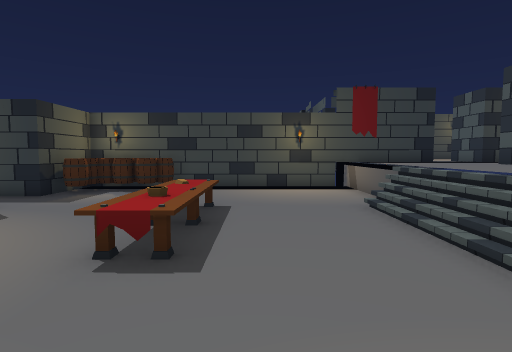
view 1 (above)

18 first-person views from a walk through a scene from a Unity 3-D project. The camera is 1.3 m above the floor, tilts 4° down and sees 80° across. The floor is counted in squares, 1 m on a side. Each view is taken from the middle of a square. On the plan, view 1 faces up. The plan holds only what a view shows up to about 14 squares ahead; the rest is blank. The place goes on beyond the plan. Door leaves are left out, so doorways stand open.

view 2
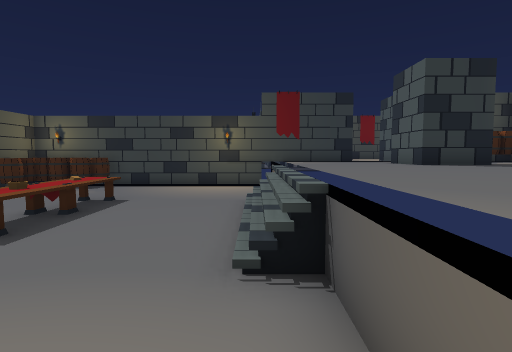

view 3
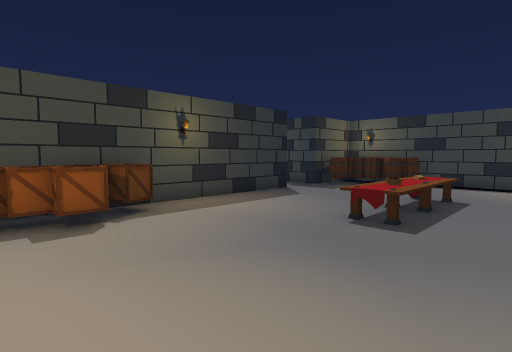

view 4
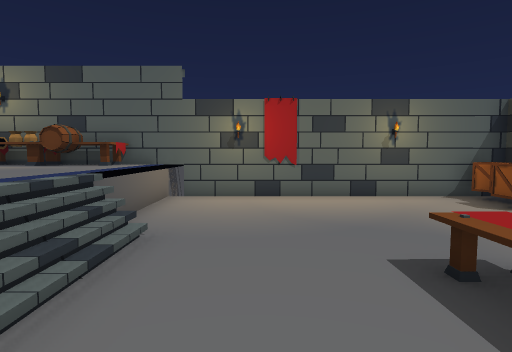

view 5
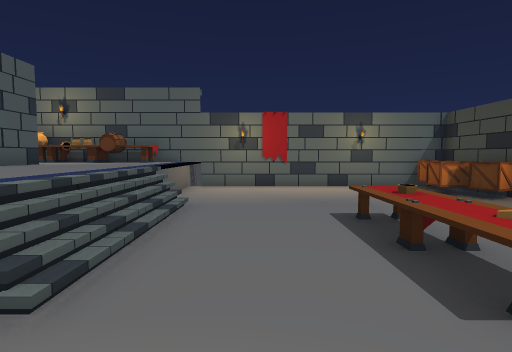

view 6
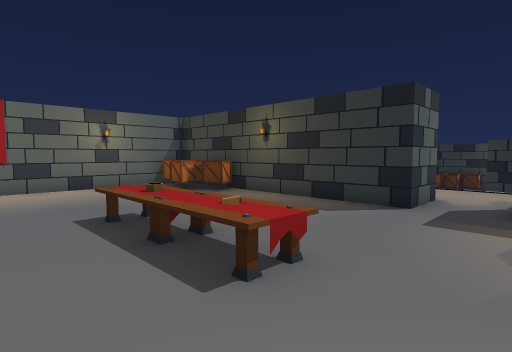

view 7
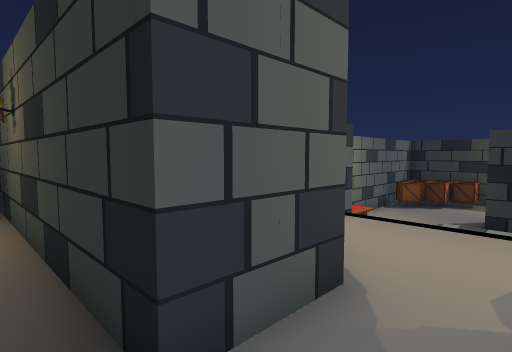

view 8
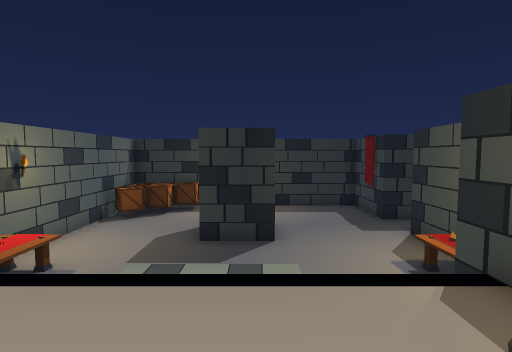

view 9
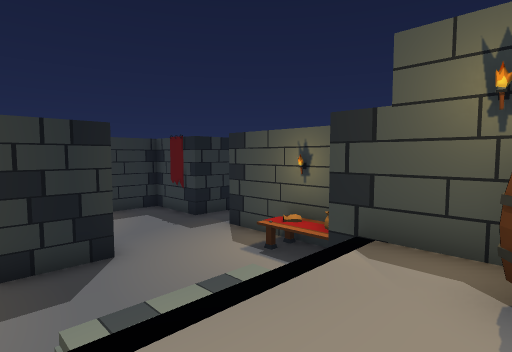

view 10
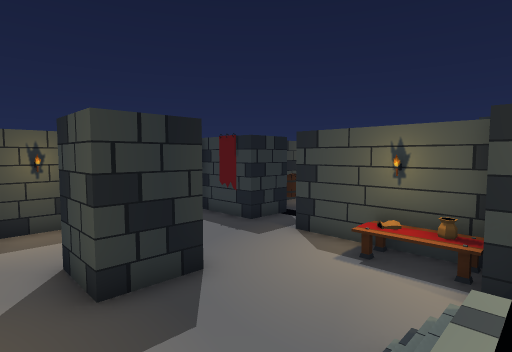

view 11
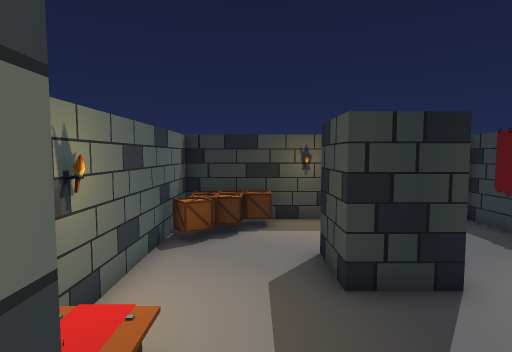

view 12
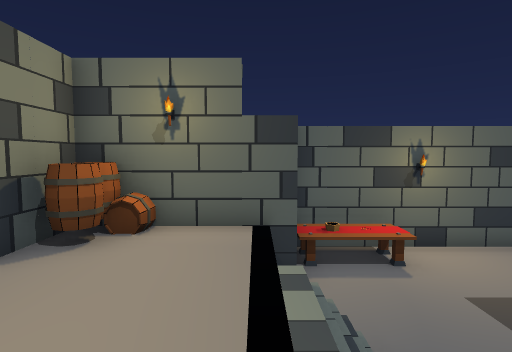

view 13
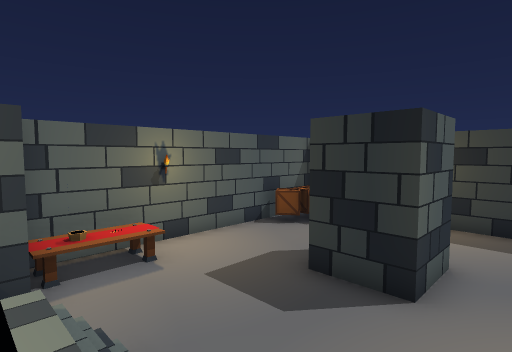

view 14
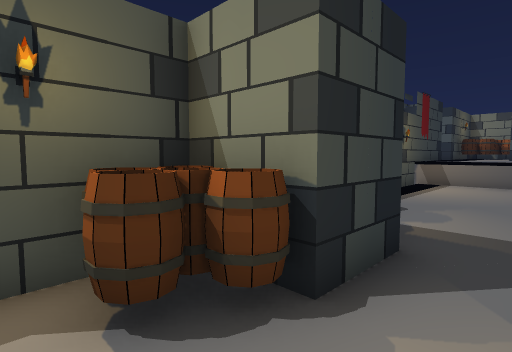

view 15
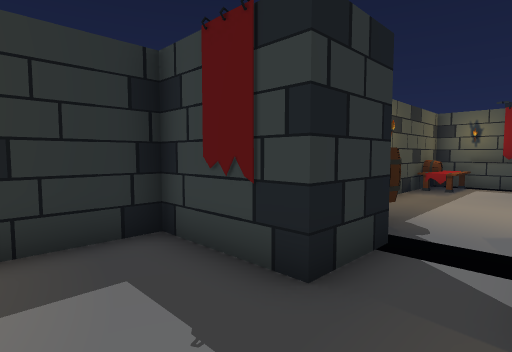

view 16
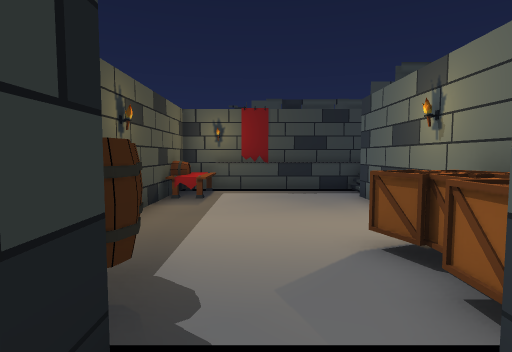

view 17
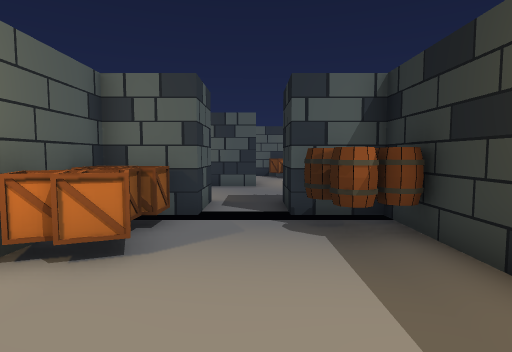

view 18
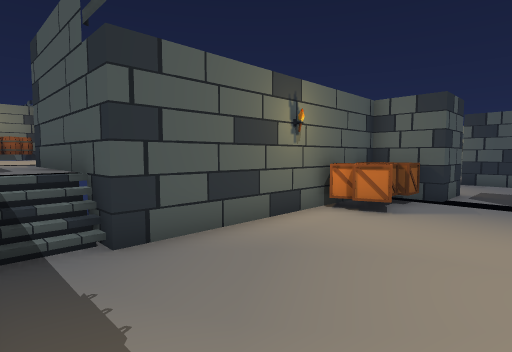

### Floor plan
Key: @ floor where view 1 was taken; # wall or solid block; . main floor; - floor 1 m lower than the main floor; / step, stairs or slope; D open door; ^ raised ledge; B barrel; T table; P pot; C crate; A banner; I pillar; O other object.
Columns run from 23 left of view 1 to 6 right of it. Each row starts with its distance up from view 1.
 26  #######^
 25  #T-A---/
 24  BB-----/
 23  #T-----#####
 22  #------#
 21  #------#
 20  #------#
 19  #------#
 18  #----CC
 17  #BB--C#
 16  #OB--CO
 15  ###DD##
 14 ####--#####
 13 #-A-----PPT     ^^^^^#########
 12 #----------#### #  OB...   ^^^
 11 #----------..BO #BBB.......^^^
 10 #----------..BB##B.........^^^
  9 #---###---/....DD..........^^^
  8 #---I#I---/....DD....TT....^^^
  7 #----------...B##....OT.../^^^
  6 #C---------..BB #....TT.../^^^
  5 #CC-----TT#^#B^ #....PT.../^^^
  4 #OCC----  T     #....TT.../^^^
  3 ###########     #........./^^^
  2                 #........./^^^
  1                 #C.........^^^
  0                 #CC....@...^^^
 -1                 #CC........^TB
 -2                 #C.....A...^TT
 -3                 ##############
 -4                            #

Positions as (right, up) in squares from view 1, and headings:
1: (0, 0), facing up
2: (3, -1), facing up
3: (1, -2), facing up-left
4: (1, 7), facing down
5: (1, 10), facing down
6: (1, 10), facing down-left
7: (-6, 9), facing down-left
8: (-9, 9), facing left
9: (-10, 7), facing up-left
10: (-12, 6), facing up-left
11: (-12, 6), facing left
12: (-12, 11), facing down
13: (-12, 11), facing down-left
14: (-11, 8), facing up-right
15: (-18, 11), facing up-left
16: (-19, 14), facing up
17: (-19, 22), facing down
18: (-20, 25), facing down-right
